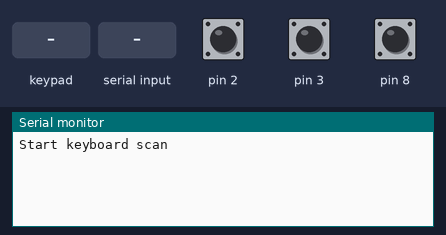
Recording of a sketch running on a simulated Arduino Leonardo, built with avr-gcc and run on an emulated ATmega32U4. On the bench: the last lines printed to the serial monitor. Wiring (inferred from the signals the program sends): 4×4 keypad with keys 1 2 3 A 4 5 6 B 7 8 9 C * 0 # D (labels assumed): rows A0, A1, A2, A3; columns pin 4, pin 5, pin 6, pin 7. The test bench sets the inputs (shaded band); at power-on: pin 2 HIGH, pin 3 HIGH, pin 8 HIGH. USB keyboard and mouse output is not drawn.

Above: at 1.2 s.
1.3 s: pin 2 pulled LOW for 0.15 s
At 2.3 s:
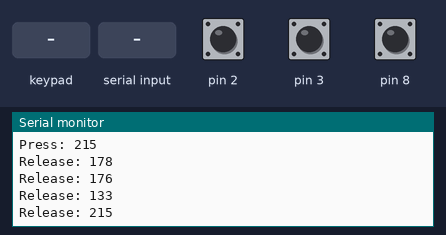
2.9 s: key 'D' pressed
At 3.6 s:
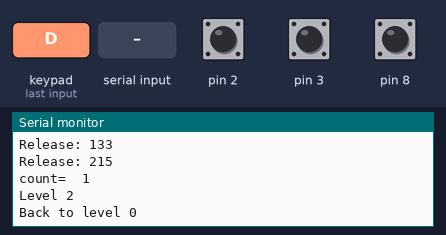
4.5 s: "1" received over the second serial link
At 5.7 s:
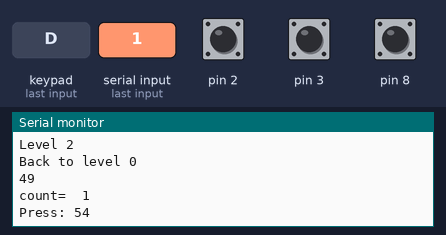
6.0 s: pin 3 pulled LOW for 0.15 s
At 7.2 s:
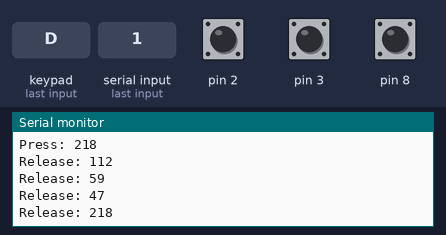
7.6 s: pin 8 pulled LOW for 0.15 s
At 8.3 s:
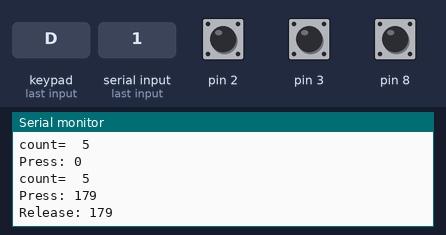
9.2 s: keypad keys 1 2 3 4 pressed 0.4 s apart
At 11.6 s:
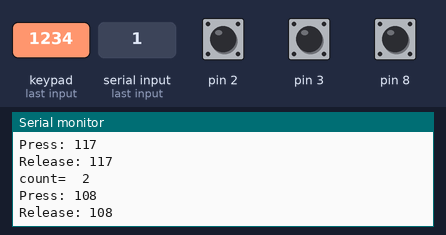
Timing chart, 0 to 13.1 s (numbered marks = the images above; inputs shaded):
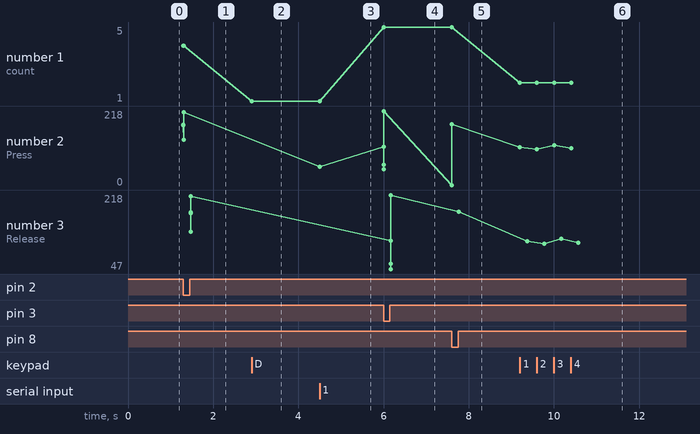

Measured:
- after the input at 1.3 s, the serial monitor: prints a new line at once (image 1)
- after the input at 2.9 s, the serial monitor: prints a new line at once (image 2)
- after the input at 4.5 s, the serial monitor: prints a new line at once (image 3)
- after the input at 6.0 s, the serial monitor: prints a new line at once (image 4)
- after the input at 7.6 s, the serial monitor: prints a new line at once (image 5)
- after the input at 9.2 s, the serial monitor: prints a new line at once (image 6)
- plotted number 1: 4 → 1 after the input at 2.9 s, 1 → 5 after the input at 6.0 s, 5 → 2 after the input at 9.2 s
- plotted number 2: 215 → 54 after the input at 4.5 s, 54 → 218 after the input at 6.0 s, 218 → 179 after the input at 7.6 s, 179 → 108 after the input at 9.2 s

The sketch:

arduino-keyboard.ino
```cpp
#include "Mouse.h"

#include <Keyboard.h>

int ledPin = 13; // LED connected to digital pin 13
int inPin = 7;   // pushbutton connected to digital pin 7
int val = 0;     // variable to store the read value

int EMPTY = 126;
char EMPTY_SERIAL = 101;

int NOC = 0;

uint8_t lastPosPress;

const byte max = 10;

const byte MAX_LAYER = 3;
const char MBLEFT  = 'u';
const char MBRIGHT  = 'o';
const char MBMID  = 'i';
const char MLEFT  = 'h';
const char MRIGHT  = 'l';
const char MUP  = 'k';
const char MDOWN = 'j';
const char MFAST = ';';
const char MLATCH = '/';

const char L1 = 1;
const char L2 = 2;
const char L3 = 3;
const char L4 = 4;
const char MUTE = 121;
const char VDOWN = 122;
const char VUP = 123;
const char MICMUTE = 198;
const byte EMPTY_POS = 254;
uint8_t pressedKey[] = {};
const byte LEFT_ROWS = 7;
const byte LEFT_COLS = 5;
const byte ROWS = 7;
const byte COLS = 4;
const byte ROWS_TOTAL=14;
int rows[] = {8, 7, 6, 5, 4, 3, 2};
int cols[] = {A0, A1, A2, A3};
const byte MOUSE_LAYER = 3;

uint8_t momentary[] = {
	KEY_ESC, NOC, NOC, NOC, NOC, NOC, NOC, NOC, NOC, NOC, NOC, NOC, NOC, NOC,
	KEY_TAB, NOC, NOC, NOC, NOC, NOC, NOC, NOC, NOC, NOC, NOC, NOC, NOC, NOC,
	NOC, NOC, NOC, NOC, NOC, NOC, NOC, NOC, NOC, NOC, NOC, NOC, NOC, NOC,
	NOC, NOC, NOC, NOC, NOC, NOC, NOC, NOC, NOC, NOC, NOC, NOC, NOC, NOC
};
uint8_t matrix[][56] = {
	{// L0
		KEY_LEFT_CTRL, 'q', 'w', 'e', 'r', 't', NOC, NOC, 'y', 'u', 'i', 'o', 'p', KEY_BACKSPACE,
		KEY_LEFT_CTRL, 'a', 's', 'd', 'f', 'g', NOC, NOC, 'h', 'j', 'k', 'l', ';', KEY_RETURN,
		KEY_LEFT_SHIFT, 'z', 'x', 'c', 'v', 'b', NOC, NOC, 'n', 'm', ',', '.', '/', KEY_RIGHT_SHIFT,
		KEY_LEFT_CTRL, L3, L4, KEY_LEFT_ALT, KEY_LEFT_GUI, L1, ' ', KEY_TAB, L2, KEY_RIGHT_CTRL, KEY_LEFT_ARROW, KEY_DOWN_ARROW, KEY_UP_ARROW, KEY_RIGHT_ARROW
	}, {// L1
		'`', '1', '2', '3', '4', '5', NOC, NOC, '6', '7', '8', '9', '0', KEY_BACKSPACE,
		NOC, '@', '\\', '%', '[', ']', NOC, NOC, KEY_LEFT_ARROW, KEY_DOWN_ARROW, KEY_UP_ARROW, KEY_RIGHT_ARROW, ';', '\'',
		NOC, '\\', '&', '|', '(', ')', NOC, NOC, '=', '-', '+', '_', '~', NOC,
		NOC, NOC, NOC, NOC, NOC,  NOC, NOC, NOC, NOC, NOC, NOC, NOC, NOC, NOC
	},{// L2
		NOC, '`', '"', '\'', '[', ']', NOC, NOC, NOC, NOC, NOC,   NOC, '[', ']',
		NOC, KEY_F1,KEY_F2,KEY_F3,KEY_F4,KEY_F5, NOC, NOC, KEY_HOME, KEY_PAGE_DOWN, KEY_PAGE_UP, KEY_END, '-', KEY_RETURN,
		NOC, KEY_F6,KEY_F7,KEY_F8,KEY_F9,KEY_F10, NOC, NOC, '*', '1', '2', '3', '/', NOC,
		NOC, NOC, NOC, NOC, NOC, NOC, NOC, NOC, NOC, NOC, NOC, NOC, NOC, NOC
	}, {// L3
		NOC, NOC, NOC, NOC, NOC, NOC, NOC, NOC, '7', '8', '9', '/', '*', KEY_DELETE,
		NOC, KEY_F11, NOC, NOC, NOC, NOC, NOC, NOC, MLEFT, MDOWN, MUP, MRIGHT, MFAST, NOC,
		NOC, KEY_F12, NOC, NOC, NOC, NOC, NOC, NOC, MBLEFT, MBMID, MBRIGHT, NOC, NOC, NOC,
		NOC, NOC, NOC, NOC, NOC, NOC, NOC, NOC, NOC, NOC, NOC, NOC, NOC, NOC,
	}, {// L4
		NOC, NOC, NOC, NOC, NOC, NOC, NOC, NOC, '7', '8', '9', '/', '*', KEY_BACKSPACE,
		NOC, NOC, NOC, NOC, NOC, NOC, NOC, NOC, '4', '5', '6', '-', '+', KEY_RETURN,
		NOC, NOC, NOC, NOC, NOC, NOC, NOC, NOC, '1', '2', '3',  '=', '%', NOC,
		NOC, NOC, NOC, NOC, NOC, NOC, NOC, NOC, '.', '0', NOC, NOC, NOC, NOC
	}
};

byte layer = 0;

uint8_t keycode(char pos) {
	byte currentLayer = layer;
	char k = matrix[currentLayer][pos];
	while (k == NOC && currentLayer != 0) {
		currentLayer--;
		k = matrix[currentLayer][pos];
	}
	return k;
}

// keep track of keycode for position mapping
uint8_t pressedKeycode[max] = {};
uint8_t pressedPos[max] = {};


// track pressed and released keys
uint8_t pressed[max] = {};
uint8_t pressedNow[max] = {};
byte i;


void fillArray(char array[], int max, char val) {
	for (i = 0; i < max; i++) {
		array[i] = val;
	}
}


int replace(char array[], char oldVal, char newVal, byte max) {
	int i;
	for (i = 0; i < max; i++) {
		if (array[i] == oldVal) {
			array[i] = newVal;
			return i;
		}
	}
}

int insert(char array[], char val, byte max) {
	return replace(array, EMPTY, val, max);
}

int remove(char array[], char val, byte max) {
	return replace(array, val, EMPTY, max);
}

int indexOf(char array[], char element, byte size) {
	for (int i = 0; i < size; i++) {
		if (array[i] == element) {
			return i;
		}
	}
	return -1;
}
boolean contains(char array[], char element, byte size) {
	return indexOf(array,element,size)>-1;
}

byte countPressed(char array[], byte size) {
	byte count = 0;

	for (int i = 0; i < size; i++) {
		if (array[i] != EMPTY) {
			count = count + 1;
		}
	}
	return count;
}

char serialPressed[max] = {};

void handleSerial() {
	if (Serial1.available()) {
		char inByte = (char)Serial1.read();
		Serial.println(inByte, DEC);
		if (inByte < 0) {
			/* remove  */
			replace(serialPressed, -inByte, EMPTY_SERIAL, max);
		} else {
			/* insert */
			replace(serialPressed, EMPTY_SERIAL, inByte,  max);
		}
	}
}


char serialPos(char val) {
	char realVal = val - 1;
	byte row = 0;
	byte col = 0;
	if (realVal != 0) {
		row = realVal % 10;
		col = realVal / 10;
	}
	return col*ROWS_TOTAL+row;
}

void layerUp() {
	if (layer != MAX_LAYER) {
		layer++;
		Serial.println("layer up");
	}
}

void layerDown() {
	if (layer > 0) {
		layer--;
		Serial.println("layer down");
	}
}
byte move = 1;
bool isMouseMove(char key) {
	if (layer != MOUSE_LAYER) return false;
	switch (key) {
	case MLEFT:
		return true;
	case MRIGHT:
		return true;
	case MUP:
		return true;
	case MDOWN:
		return true;
	case MFAST:
		return true;
	case MLATCH:
		return true;
	default:
		return false;
	}
}

char lastkey=EMPTY;
int presslength=0;
byte skipcount=0;
byte skip;
bool mouseLatch=false;
byte startSkip=1;
byte currentSkip=1;

void toggleFast(){
	if (skip==9) {
		skip=1;
	} else {
		skip=9;
	}
}

bool mouseMovingNow=false;

bool handleMouseMove(char key) {
	if (layer != MOUSE_LAYER) return false;
	if (key!=MLEFT&&key!=MDOWN&&key!=MRIGHT&&key!=MUP) return false;
	mouseMovingNow=true;
	if (skipcount<currentSkip) {
		skipcount++;
		return false;
	} else  {
		skipcount=0;
	}

	switch (key) {
	case MLEFT:
		Mouse.move(-move, 0, 0);
		return true;
	case MRIGHT:
		Mouse.move(move, 0, 0);
		return true;
	case MUP:
		Mouse.move(0, -move, 0);
		return true;
	case MDOWN:
		Mouse.move(0, move, 0);
		return true;
	default:
		return false;
	}
}

bool ml=false;
bool mm=false;
bool mr=false;

void toggleMouseLatch(){
	mouseLatch=!mouseLatch;
	ml=false;
	mm=false;
	mr=false;
}

bool handleMousePress(char key) {
	if (layer != MOUSE_LAYER) return false;
	switch (key) {
	case MBLEFT:
		if (!ml) {
			Mouse.press(MOUSE_LEFT);
			ml=true;
		}
		return true;
	case MBMID:
		if (!mm) {
			Mouse.press(MOUSE_MIDDLE);
			mm=true;
		}
		return true;
	case MBRIGHT:
		if (!mr) {
			Mouse.press(MOUSE_RIGHT);
			mr=true;
		}
		return true;
	default:
		return false;
	}
}

bool handleMouseRelease(char key) {
	/* if (layer != MOUSE_LAYER) return false; */
	switch (key) {
	case MBLEFT:
		if (ml){
			Mouse.release(MOUSE_LEFT);
			ml=false;
			return true;
		}
		return false;
	case MBMID:
		if (mm){
			Mouse.release(MOUSE_MIDDLE);
			mm=false;
			return true;
		}
		return false;
	case MBRIGHT:
		if (mr) {
			Mouse.release(MOUSE_RIGHT);
			mr=false;
			return true;
		}
		return false;
		/* case MLATCH: */

		/* toggleMouseLatch(); */
		/* return true; */
		/* case MFAST: */
		/* toggleFast(); */
		/* return true; */
	default:
		return false;
	}
}

boolean single;
void handlePress(char pos) {
	lastPosPress=pos;
	String msg = "count=  ";
	Serial.println(msg + countPressed(pressedNow, max));
	if (countPressed(pressedNow, max) == 1) {
		single = true;
	}  else single = false;
	String rel = "Press: ";
	uint8_t key = keycode(pos);
	if (handleMousePress(key) || isMouseMove(key)) {
		Serial.println("mouse");
	} else {
		if (key != L1 && key != L2 && key != L3&& key != L4) {
			Serial.println(rel + key);
			if (!contains(pressedKeycode, key, max)){
				int index = insert(pressedPos, pos, max);
				pressedKeycode[index]=key;
				Keyboard.press(key);
			}
		}
	}
	if (key == L1) {
		Serial.println("Level 1");
		if (layer==2) {
			layer = 3;
		} else {
			layer = 1;
		}
	} else if (key == L2) {
		Serial.println("Level 2");
		if (layer==1) {
			layer = 3;
		} else {
			layer = 2;
		}
	} else if (key == L3) {
		Serial.println("Level 3");
		layer = 3;
	} else if (key == L4) {
		Serial.println("Level 4");
		layer = 4;
	}

}

void handleHold(char key) {
	handleMouseMove(keycode(key));
}

void handleSinglePress(char pos){
	if (pos==lastPosPress&&layer==0&&single){
		uint8_t key = momentary[pos];
		if (key!=NOC) {
			Keyboard.write(key);
		}
	}
}

void handleRelease(char pos) {
	String dep = "depress: ";
	uint8_t key;
	/* Serial.println(dep + kk); */
	int index = indexOf(pressedPos, pos, max);
	if (index>-1){
		key = pressedKeycode[index];
		pressedPos[index]=EMPTY;
		pressedKeycode[index]=NOC;
		if(key!=NOC){
			String rel = "Release: ";
			Serial.println(rel + key);
			Keyboard.release(key);
		}
	}
	if (key==NOC||index==-1){
		key=keycode(pos);
	}

	if (handleMouseRelease(key) || isMouseMove(key)) {
		Serial.println("mouse");
	} else {
		if (key == L1 || key == L2 || key == L3 || key == L4) {
			Serial.println("Back to level 0");
			layer = 0;
		}
		handleSinglePress(pos);
	}
}

char debounce[max][2];
byte DEBOUNCE_CYCLES=15;

void addDebounce(char key){
	byte i;
	bool found=false;
	for(i=0;i<max;i++){
		if (debounce[i][0]==key) {
			found=true;
			break;
		}
	}
	if (!found) {
		for(i=0;i<max;i++){
			if (debounce[i][0]==EMPTY) {
				debounce[i][0]=key;
				debounce[i][1]=0;
				break;
			}
		}

	}
}

void debounced(){
	byte i;
	char key;

	for(i=0;i<max;i++){
		if (debounce[i][0]!=EMPTY) {
			debounce[i][1]=debounce[i][1]+1;
			if (debounce[i][1]==DEBOUNCE_CYCLES) {
				key=debounce[i][0];
				handleRelease(key);
				debounce[i][0]=EMPTY;
			}
		}
	}
}

bool isInDebounce(char key){
	byte i;

	for(i=0;i<max;i++){
		if (debounce[i][0]==key) {
			return true;
		}
	}
	return false;
}


void debounceInit(){
	byte i;

	for(i=0;i<max;i++){
		debounce[i][0]=EMPTY;
	}
}

void press_release() {
	int i;
	char key;

	for (i = 0; i < max; i++) {
		key = pressed[i];
		if (key != EMPTY) {
			if (contains(pressedNow, key, max)) {
				handleHold(key);
			} else {
				addDebounce(key);
			}
		}
	}
	for (i = 0; i < max; i++) {
		key = pressedNow[i];
		if (key != EMPTY && !contains(pressed, key, max)) {
			if (!isInDebounce(key))
				handlePress(key);
		}
	}
	debounced();
	/* String rel="Single: "; */
	/* Serial.println(rel + single); */

	for (i = 0; i < max; i++) {
		key = pressedNow[i];
		pressed[i] = key;
	}
}

void pressSerial() {
	int i;
	for (i = 0; i < max; i++) {
		char input = serialPressed[i];
		if (input != EMPTY_SERIAL) {
			insert(pressedNow, serialPos(input), max);
		}
	}
}

void beforeScan(){
	mouseMovingNow=false;
}

int mouseMovingDuration=0;

void afterScan(){
	mouseMovingDuration++;
	if (!mouseMovingNow) {
		mouseMovingDuration=0;
		currentSkip=9;
	}
	if (mouseMovingDuration>100){
		currentSkip=7;
	}
	if (mouseMovingDuration>230){
		currentSkip=4;
	}
	if (mouseMovingDuration>500){
		currentSkip=1;
	}
}

void scan() {
	byte col;
	byte i;
	beforeScan();
	fillArray(pressedNow, max, EMPTY);
	for (i = 0; i < COLS; i = i + 1) {
		scan_col(i);
	}
	/* Serial.println("scan"); */
	for (i = 0; i < max; i++) {
		/* Serial.print(pressedNow[i]); */
	}
	handleSerial();
	pressSerial();
	press_release();
	afterScan();
}


void scan_col(byte col) {
	byte row;
	byte i;
	byte colPin = cols[col];
	byte rowPin;
	pinMode(colPin, OUTPUT);      // sets the digital pin 13 as output
	digitalWrite(colPin, 0);
	for (row = 0; row < ROWS; row = row + 1) {
		rowPin = rows[row];
		bool pressed = !digitalRead(rowPin);
		if (pressed) {
			/* Serial.println(matrix[col][row]); */
			String msg = "col:";
			/* Serial.println(msg + col ); */
			msg = "row:";
			/* Serial.println(msg + row ); */
			insert(pressedNow, col*ROWS_TOTAL + LEFT_ROWS + row, max);
		}
	}
	pinMode(colPin, INPUT);      // sets the digital pin 7 as input
	/* digitalWrite(colPin, 1); */

}

void setup()
{

	int i;
	byte pin;
	for (i = 0; i < COLS; i = i + 1) {
		pin = cols[i];
		pinMode(pin, OUTPUT);      // sets the digital pin 13 as output
	}
	for (i = 0; i < ROWS; i = i + 1) {
		pin = rows[i];
		pinMode(pin, INPUT_PULLUP);      // sets the digital pin 7 as input
	}
	/* pinMode(ledPin, OUTPUT);      // sets the digital pin 13 as output */
	Serial.begin(9600);           // set up Serial library at 9600 bps
	Serial1.begin(9600);           // set up Serial library at 9600 bps
	Serial.println("Start keyboard scan");
	fillArray(pressed, max, EMPTY);
	fillArray(serialPressed, max, EMPTY_SERIAL);
	fillArray(pressedKeycode, max, NOC);
	fillArray(pressedPos, max, EMPTY);
	Keyboard.begin();
	Mouse.begin();
	debounceInit();
}


void loop()
{
	/* boolean led = false; */
	/* led = !led; */
	/*digitalWrite(ledPin, led);    // sets the LED to the button's value */
	scan();
	delay(1);
	/* Seial.println("still testing"); */
}
```
